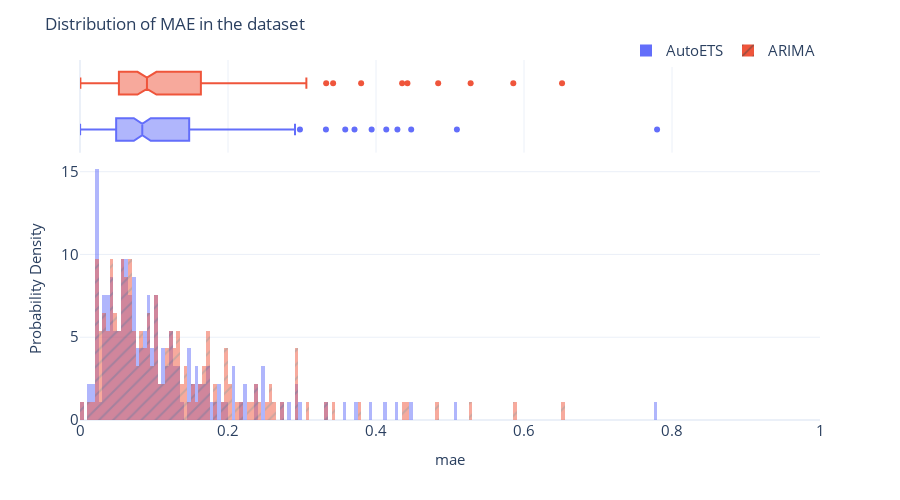

The notebook cell saved with this chart:
### Markdown cell above
## Visualization

### Code cell
fig = px.histogram(aggtest_metrics,
                   x="mean_absolute_error",
                   color="Model",
                   pattern_shape="Model",
                   marginal="box",
                   nbins=500,
                   barmode="overlay",
                   histnorm="probability density")
fig = format_plot(fig, xlabel="mae", ylabel="Probability Density")
fig.update_layout(title="Distribution of MAE in the dataset", xaxis_range=[0,1])
fig.write_image(dst_img/"mae_dist.png")
fig.show()

### Figure 1 — Plotly figure (JSON) as saved in the notebook; plotly's stock layout.template omitted (floating-point values rounded to 4 significant figures; data arrays with more than 128 entries replaced by an {"elided": "..."} marker saying what was removed)
{"data": [{"bingroup": "x", "histnorm": "probability density", "hovertemplate": "Model=AutoETS<br>mean_absolute_error=%{x}<br>probability density=%{y}<extra></extra>", "legendgroup": "AutoETS", "marker": {"color": "#636efa", "opacity": 0.5, "pattern": {"shape": ""}}, "name": "AutoETS", "nbinsx": 500, "orientation": "v", "showlegend": true, "type": "histogram", "x": {"elided": "185 float values"}, "xaxis": "x", "yaxis": "y"}, {"hovertemplate": "Model=AutoETS<br>mean_absolute_error=%{x}<extra></extra>", "legendgroup": "AutoETS", "marker": {"color": "#636efa"}, "name": "AutoETS", "notched": true, "showlegend": false, "type": "box", "x": {"elided": "185 float values"}, "xaxis": "x2", "yaxis": "y2"}, {"bingroup": "x", "histnorm": "probability density", "hovertemplate": "Model=ARIMA<br>mean_absolute_error=%{x}<br>probability density=%{y}<extra></extra>", "legendgroup": "ARIMA", "marker": {"color": "#EF553B", "opacity": 0.5, "pattern": {"shape": "/"}}, "name": "ARIMA", "nbinsx": 500, "orientation": "v", "showlegend": true, "type": "histogram", "x": {"elided": "185 float values"}, "xaxis": "x", "yaxis": "y"}, {"hovertemplate": "Model=ARIMA<br>mean_absolute_error=%{x}<extra></extra>", "legendgroup": "ARIMA", "marker": {"color": "#EF553B"}, "name": "ARIMA", "notched": true, "showlegend": false, "type": "box", "x": {"elided": "185 float values"}, "xaxis": "x2", "yaxis": "y2"}], "layout": {"autosize": false, "barmode": "overlay", "height": 500, "legend": {"font": {"size": 15}, "orientation": "h", "title": {}, "tracegroupgap": 0, "x": 1, "xanchor": "right", "y": 0.98, "yanchor": "bottom"}, "margin": {"t": 60}, "title": {"text": "Distribution of MAE in the dataset"}, "width": 900, "xaxis": {"anchor": "y", "domain": [0, 1], "range": [0, 1], "tickfont": {"size": 15}, "title": {"font": {"size": 15}, "text": "mae"}}, "xaxis2": {"anchor": "y2", "domain": [0, 1], "matches": "x", "showgrid": true, "showticklabels": false}, "yaxis": {"anchor": "x", "domain": [0, 0.7326], "tickfont": {"size": 15}, "title": {"font": {"size": 15}, "text": "Probability Density"}}, "yaxis2": {"anchor": "x2", "domain": [0.7426, 1], "matches": "y2", "showgrid": false, "showline": false, "showticklabels": false, "ticks": ""}}}
